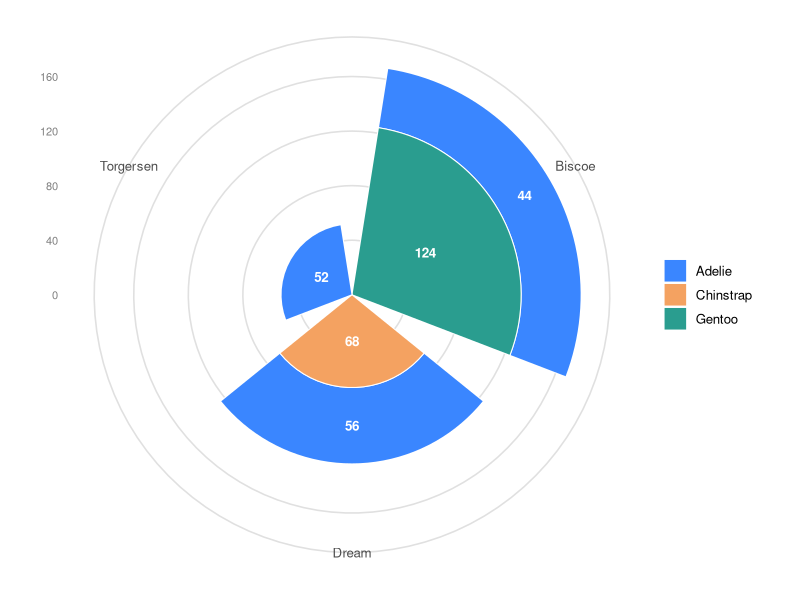
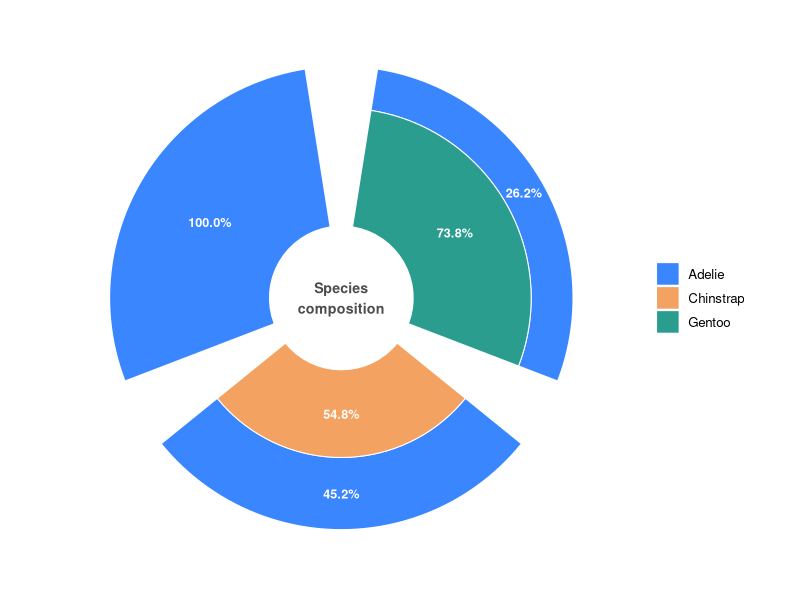
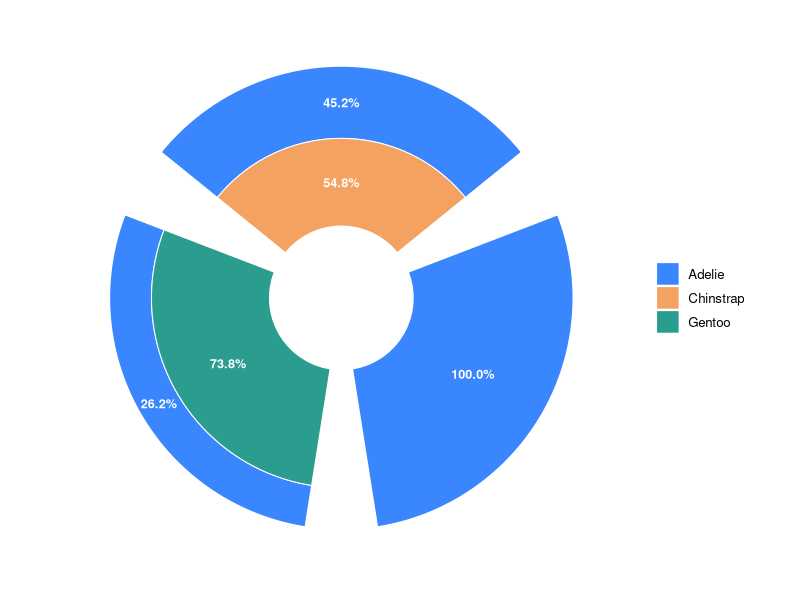

Reproduce these figures in R, in order.
## ---- chunk 1
# Installing necessary packages
if (!requireNamespace("tidyverse", quietly = TRUE)) {
  install.packages("tidyverse")
}
if (!requireNamespace("palmerpenguins", quietly = TRUE)) {
  install.packages("palmerpenguins")
}

# Load packages
library(tidyverse)
library(palmerpenguins)
## ---- chunk 2
data("penguins")

island_species <- penguins |>
  count(island, species)

island_species
## ---- chunk 3
#| label: fig-1.1BasicRadialStacked
#| fig-cap: "Basic radial stacked bar plot"
#| out.width: "85%"
#| warning: false
#| message: false
#| fig-width: 6.8
#| fig-height: 6.8

radial_colors <- c(Adelie = "#3a86ff", Chinstrap = "#f4a261", Gentoo = "#2a9d8f")

ggplot(island_species, aes(x = island, y = n, fill = species)) +
  geom_col(width = .85, colour = "white", linewidth = .35) +
  geom_text(aes(label = n), position = position_stack(vjust = .5),
            colour = "white", fontface = "bold", size = 3.4) +
  coord_polar(theta = "x") +
  scale_fill_manual(values = radial_colors) +
  labs(x = NULL, y = NULL, fill = NULL) +
  theme_minimal(base_size = 12) +
  theme(panel.grid.major.x = element_blank(),
        panel.grid.major.y = element_line(colour = "grey88"),
        axis.text.y = element_text(colour = "grey50", size = 8))
## ---- chunk 4
#| label: fig-1.2ProportionRadialStacked
#| fig-cap: "Species proportions per island with a donut hole"
#| out.width: "85%"
#| warning: false
#| message: false
#| fig-width: 6.8
#| fig-height: 6.8

island_props <- island_species |>
  group_by(island) |>
  mutate(frac = n / sum(n)) |>
  ungroup()

ggplot(island_props, aes(x = island, y = frac, fill = species)) +
  geom_col(width = .85, colour = "white", linewidth = .35) +
  geom_text(aes(label = scales::percent(frac, accuracy = 0.1)),
            position = position_stack(vjust = .5),
            colour = "white", fontface = "bold", size = 3.2) +
  coord_polar(theta = "x") +
  scale_y_continuous(labels = scales::percent, limits = c(-0.45, 1)) +
  annotate("text", x = 1, y = -0.45, label = "Species\ncomposition",
           size = 3.6, colour = "grey30", fontface = "bold") +
  scale_fill_manual(values = radial_colors) +
  labs(x = NULL, y = NULL, fill = NULL) +
  theme_minimal(base_size = 12) +
  theme(panel.grid = element_blank(), axis.text = element_blank(),
        axis.title = element_blank())
## ---- chunk 5
#| label: fig-1.3SortedRadialStacked
#| fig-cap: "Sectors sorted by the Gentoo share"
#| out.width: "85%"
#| warning: false
#| message: false
#| fig-width: 6.8
#| fig-height: 6.8

island_sorted <- island_props |>
  mutate(island = fct_reorder(island, frac * (species == "Gentoo"), .fun = sum))

ggplot(island_sorted, aes(x = island, y = frac, fill = species)) +
  geom_col(width = .85, colour = "white", linewidth = .35) +
  geom_text(aes(label = scales::percent(frac, accuracy = 0.1)),
            position = position_stack(vjust = .5),
            colour = "white", fontface = "bold", size = 3.2) +
  coord_polar(theta = "x", start = -pi / 3) +
  scale_y_continuous(labels = scales::percent, limits = c(-0.45, 1)) +
  scale_fill_manual(values = radial_colors) +
  labs(x = NULL, y = NULL, fill = NULL) +
  theme_minimal(base_size = 12) +
  theme(panel.grid = element_blank(), axis.text = element_blank(),
        axis.title = element_blank())
